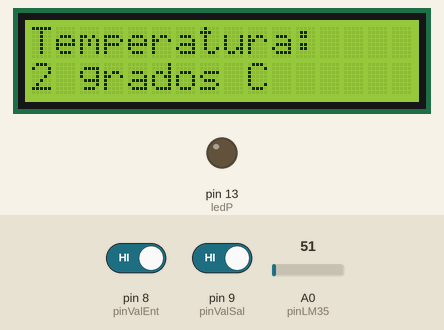
Recording of a sketch running on a simulated Arduino Uno, built with avr-gcc and run on an emulated ATmega328P. Parts: 16×2 character LCD, output pins drawn as LEDs (lit = HIGH). The inputs (shaded band) are chosen by the test bench; at power-on: A0 (pinLM35) = 51, pin 8 (pinValEnt) HIGH, pin 9 (pinValSal) HIGH.

Above: at 6.2 s.
6.3 s: A0 (pinLM35) set to 61
At 7.2 s:
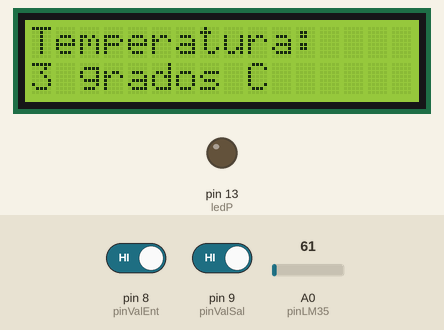
8.0 s: A0 (pinLM35) set to 86
At 9.0 s:
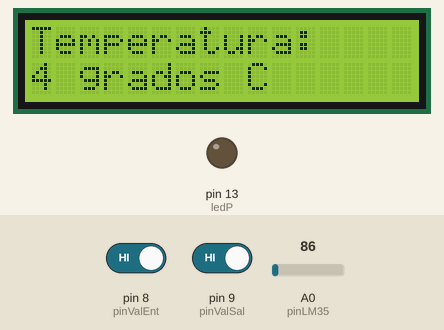
9.6 s: A0 (pinLM35) set to 112
At 10.8 s:
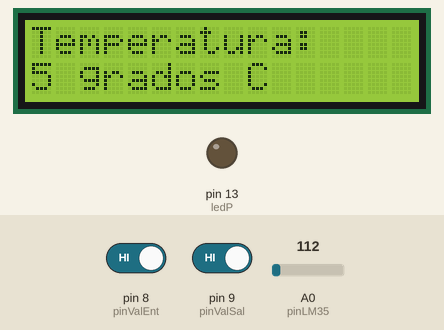
11.1 s: pin 8 (pinValEnt) driven LOW and pin 9 (pinValSal) driven LOW
At 12.3 s:
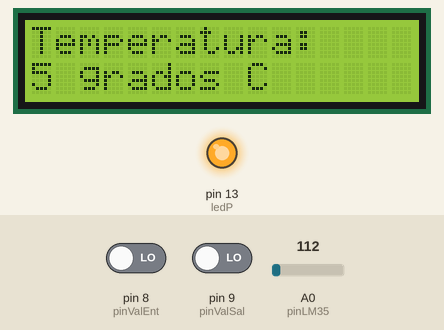
12.6 s: pin 8 (pinValEnt) driven HIGH
At 13.1 s:
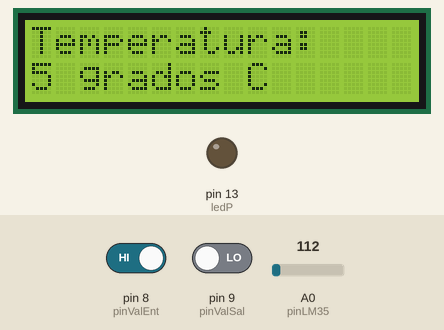
14.1 s: pin 8 (pinValEnt) driven LOW
At 14.9 s:
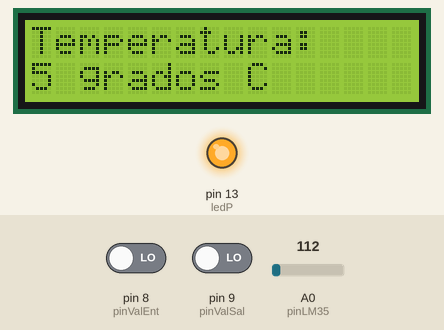
Timing chart, 0 to 16.6 s (numbered marks = the images above; inputs shaded):
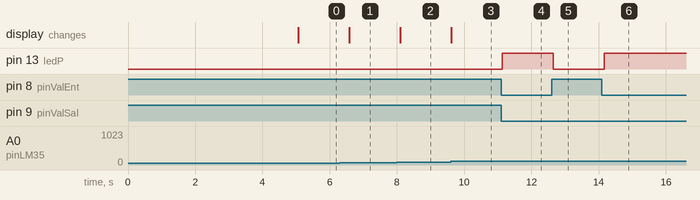

The sketch:

main.ino
```cpp
/*
 * LIBRERIA PARA EL DISPLAY DE CRISTAL LIQUIDO DE 2X16
 *
 */

#include <LiquidCrystal.h>

/*VARIABLES INTERNAS
 *
 *
 * Documentación de variables internas:
 * + tempC: Temperatura leída del LM35, esta será en grados centígrados
 *
 */
float tempC; // Variable para almacenar el valor obtenido del sensor (0 a 1023)

/*
 * SENSOR LM35
 * Inicialmente simularemos el umbral de temperatura con LM35, pero esto usará
 * una termocupla, lo conectamos al pin A0
 */
 const int pinLM35 = 0; // sensor de temperatura
 const int ledP = 13;
 const int rs = 12, en = 11, d4 = 6, d5 = 5, d6 = 4, d7 = 3;
 const int pinValEnt = 8; //simulación de la electroválvula de entrada de agua (pin 1 DIPSW)
 const int pinValSal = 9; //simulación de la electroválvula de salida de agua (pin 2 DIPSW)
 LiquidCrystal lcd(rs, en, d4, d5, d6, d7);

/*ELECTROVALVULAS
 *
 * Se simularán con interruptores pero la idea es usar el ADC para leer los caudales, ya que se requiere full caudal
 * para que estas activen la resistencia
 */

int intResSta = 0; //estado de la resistencia.
int valTmpSen = 0; //Variable temporal del sensor
int valElcEnt = 0; //valor del pin sensor de entrada de agua
int valElcSal = 0; //valor del pin sensor de salida de agua
int valTmpMed = 0; //temperatura medida
int tmpThrVal = 0; //umbral de temperatura del agua

/*RESISTENCIA DE SALIDA
 * La resistencia de salida se activará de acuerdo a las siguientes características:
 *
 * + Las electroválvulas detecten full caudal
 * + la temperatura del agua esté por debajo de los 40°C
 */
void setup() {                        //funcion setup de inicialización exigido por arduino
  pinMode(pinValEnt, INPUT_PULLUP);   //pin de tipo entrada flanco de subida
  pinMode(pinValSal, INPUT);          //pin de tipo entrada
  pinMode(ledP,OUTPUT);               //pin salida
  Serial.begin(9600);
  lcd.begin(16, 2);                   //inicialización del lcd
  lcd.print("Bienvenido...");         //mensaje de bienvenida
  delay(5000);                        //espera 5 segundos.
}

void loop() {                         //Funcion principal
 lcd.clear();                         //limpieza LCD
 lcd.setCursor(0,0);                  //poner cursor en la primera linea
 lcd.print("Temperatura: ");          //imprimir temperatura
 leer_temperatura();                  //ejecutar función leer temperatura
}

int leer_temperatura (){              //inicia funcion leer temperatura
  tmpThrVal = 40;                     //se coloca el umbral de apagar / prender el calor en 40 grados
  valTmpSen = analogRead(pinLM35);    //se lee el valor del sensor de temperatura
  valElcEnt = ! digitalRead(pinValEnt); //Revisar si el sensor de entrada del agua está activo
  valElcSal = ! digitalRead(pinValSal); //Revisar si el sensor de salida del agua está activo
  lcd.setCursor(0,1);                   //ubicar el LCD en la segunda línea
  valTmpMed = (0.51 * valTmpSen * 100.0)/1024.0;  //temperatura = valor leído *100 /1024
  lcd.print(valTmpMed);                   //escribir el valor de la temperatura de la LCD
  lcd.print(" grados C");

  if(valTmpMed <=tmpThrVal &&  valElcEnt ==1 &&  valElcSal ==1 )
  {
   digitalWrite(ledP,HIGH);    //si las valvulas están activas  y la temperatura está por debajo del umbral prender la resistencia
   intResSta = 1;               //estado resistencia en 1
   delay(500);                 //Espera medio segundo

  }
  else {
    digitalWrite(ledP,LOW);  //valvulas sin agua, apagar la resistencia
    intResSta = 0;            //Resistencia en 0
    delay(500);               //Esperar medio segundo
  }


}
```

Measured:
- after the input at 6.3 s, the display: changes after 0.29 s (image 1)
- after the input at 8.0 s, the display: changes after 0.10 s (image 2)
- after the input at 9.6 s, the display: changes at once (image 3)
- after the input at 11.1 s, pin 13 (ledP): LOW → HIGH at once
- after the input at 12.6 s, pin 13 (ledP): HIGH → LOW after 0.06 s
- after the input at 14.1 s, pin 13 (ledP): LOW → HIGH after 0.07 s
